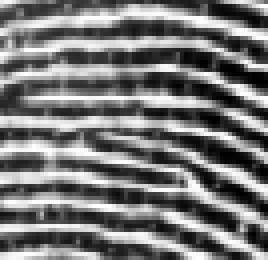
%> input picture 大三上/数字信号处理/Project/lab1/fingerprint.png, 67 x 65 px (shown 4 times larger)
$ octave finger2.m   (GNU Octave 9; MATLAB toolbox functions it lacks are replaced by stand-ins)
%> lines starting %> are read from the running program, lines starting %| are printed output that depends on the picture
clc;clear all;
img = imread('fingerprint.png');
%> img is the input picture: size 65x67x3 uint8; min 0, max 254, mean 119.1
img = im2double(img);
%> img: size 65x67x3 double
subplot(1, 2, 1);
imshow(img);
title('原始指纹图像');

F = fftshift(fft2(img));
mag = abs(F);
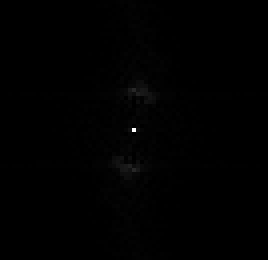
%> mag: size 65x67x3 double (shown 4 times larger); min 0.076, max 2034.3, mean 9.1; drawn with min black and max white

subplot(1, 2, 2);
imshow(mag);
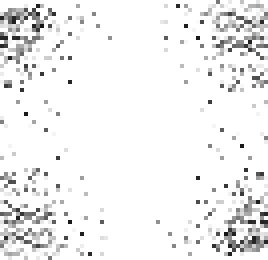
%> displayed picture: size 65x67x3, on the screen's scale of 0 to 255 (shown 4 times larger); min 19, max 255, mean 240.3
title('平移后的幅度谱');

[M, N] = size(mag);
%> M = 65; N = 201
[max_mag, linear_idx] = max(mag(:));
%> max_mag = 2034.3; linear_idx = 2178
[peak_row, peak_col] = ind2sub([M, N], linear_idx);
%> peak_row = 33; peak_col = 34

u = peak_col - (N / 2 + 1);
%> u = -67.5
v = peak_row - (M / 2 + 1);
%> v = -0.5

fx = u / N;
%> fx = -0.336
fy = v / M;
%> fy = -0.00769

freq_mag = sqrt(fx^2 + fy^2);
%> freq_mag = 0.336
period = 1 / freq_mag;
%> period = 2.98
width = period / 2;
%> width = 1.49

fprintf('估计的脊线周期：%.2f 像素\n', period);
%| 估计的脊线周期：2.98 像素
fprintf('估计的平均脊线宽度：%.2f 像素\n', width);
%| 估计的平均脊线宽度：1.49 像素
